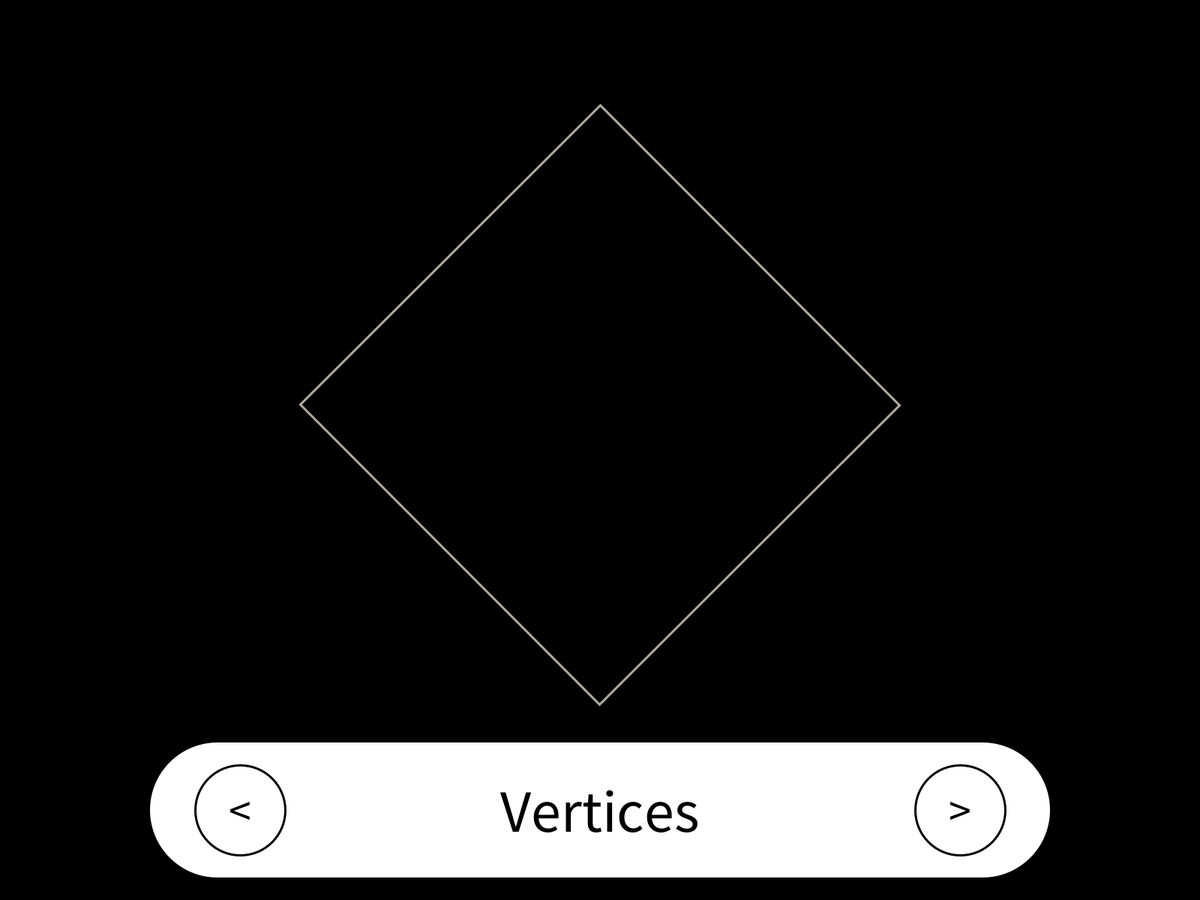
Frame 1 (no input)
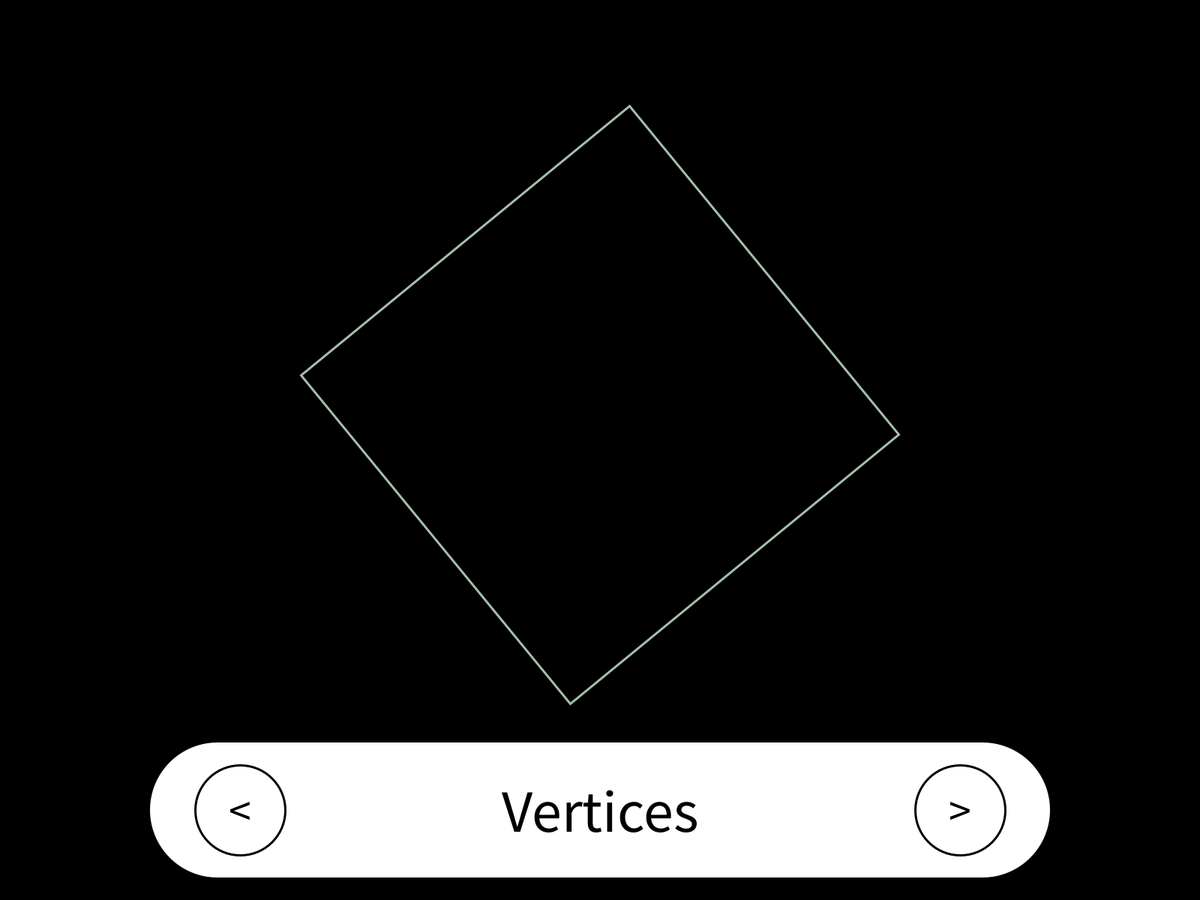
Frame 60 (the mouse pressed at the canvas centre just before this capture)
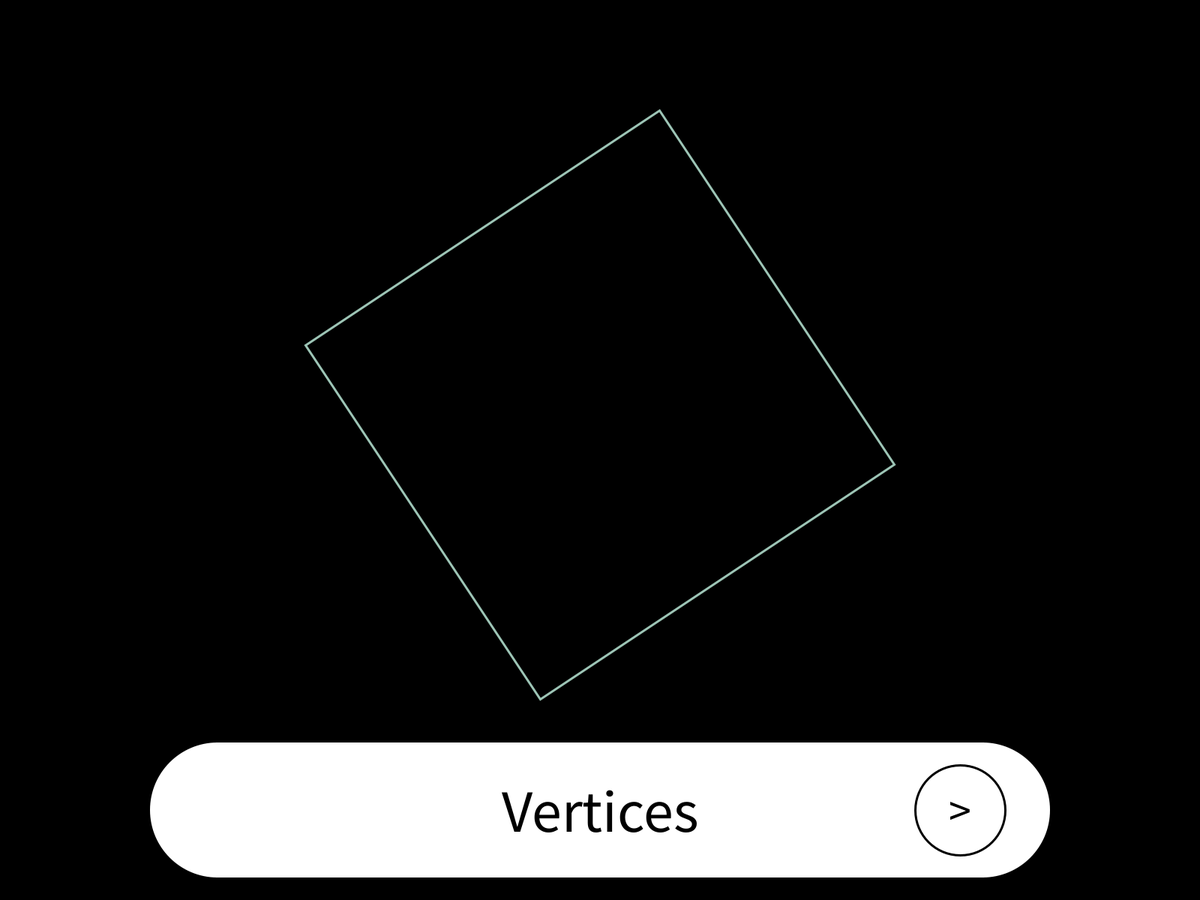
Frame 120 (the mouse held since frame 60 and released just before this capture)

The Processing sketch that drew these frames (run headless with seeded random() and noise(); from frame 60 on, the mouse is pressed at the canvas centre):

// Processing sketch: Polygons
// ── Polygons.pde
int adjust = 0;
boolean tap = false;
boolean showText;
int shortSide, longSide;
float moveToCentre = 0;

float bgX, bgY, bgW, bgH;

int r, g, b;

Property[] properties = new Property[4];
Button btnPrev, btnNext;

void setup() {
  
  orientation(PORTRAIT);
  fullScreen();
  smooth(4);
  textAlign(CENTER, CENTER);
  strokeWeight(2);
  shortSide = min(width, height);
  longSide = max(width, height);
  
  tap = true;
  showText = true;
  
  properties[0] = new Property("Vertices", 4, 3, 10, 0);
  properties[1] = new Property("Shapes", 1, 1, 30, 0);
  properties[2] = new Property("Shrink", 0, 0, 100, 0);
  properties[3] = new Property("Rotate", 100, -200, 200, 0);
  
  btnPrev = new Button("<", 0.2 * width, 0.9 * height, 0.05 * shortSide);
  btnNext = new Button(">", 0.8 * width, 0.9 * height, 0.05 * shortSide);
  
  bgX = btnPrev.getX() - btnPrev.getR() * 0.5;
  bgY = btnPrev.getY() - btnPrev.getR() * 1.5;
  bgW = btnNext.getX() - bgX + btnPrev.getR() * 0.5;
  bgH = (btnPrev.getR() * 2) + btnPrev.getR();
  
}

void draw() {
  
  background(0);
  
  // ##############################
  // Calculate colours
  
  r = 55 + floor(200 * noise(frameCount/600f));
  g = 55 + floor(200 * noise((frameCount + 1000)/600f));
  b = 55 + floor(200 * noise((frameCount + 1000000)/600f));
  
  // ##############################
  // Update currently selected variable
  
  if (mousePressed && properties[adjust].isActive()) {
    properties[adjust].update(mouseY);
  }
  
  // ##############################
  // Draw shapes
  
  float radius = 3*shortSide/9;
  
  int points = round(properties[0].getValue());
  int clones = round(properties[1].getValue());
  float shrink = (radius / clones) * (properties[2].getValue() / 100);
  
  float angle = 0;
  float deltaAngle = (properties[3].getValue() / 100) * 2 * PI / (points * clones);
  
  float x, y;
  
  noFill();
  stroke(r, g, b);
  strokeWeight(3);
  
  for (int i = 0; i < clones; i++) {
    float t = 0;
    
    beginShape();
    for (int j = 0; j < points; j++) {
      x = sin(t + angle - frameCount/600f) * radius;
      y = cos(t + angle - frameCount/600f) * radius;
      
      // move between 0.45 and 0.5 of the height depending on the visibility of the controls
      float yoff = (0.45 + (cos(moveToCentre)-1)*-0.5 * 0.05) * height;
      
      vertex(x + width/2, y + yoff);
      
      t += 2 * PI / points;
    }
    endShape(CLOSE);
    
    angle += deltaAngle;
    radius -= shrink;
  }
  
  // ##############################
  // Draw controls
  
  float bgOff = (cos(moveToCentre)-1)*-0.5 * (height - bgY);
  
  // Background
  noStroke();
  fill(255);
  rect(bgX, bgY + bgOff, bgW, bgH);
  ellipse(bgX, bgY + bgH/2 + bgOff, bgH, bgH);
  ellipse(bgX + bgW, bgY + bgH/2 + bgOff, bgH, bgH);
  
  // Variable name
  noStroke();
  fill(0);
  textSize(shortSide/15);
  text(properties[adjust].getName(), width/2, (0.9 * height) + bgOff);

  // Buttons
  btnPrev.draw(bgOff);
  btnNext.draw(bgOff);
  
  // ##############################
  // Increment offset of shapes
  
  // Stops incrementing once cos(moveToCentre) reaches a max or min
  if (abs(cos(moveToCentre)) != 1) {
    moveToCentre += PI/15;
  }
  
}

void mousePressed() {
  
  if (mouseY < 0.8 * height) {
    tap = true;
  } else {
    tap = false;
  }
  
  if (showText) {
    int max = properties.length - 1;
    
    if (btnPrev.isPressed()) {
      tap = false;
      adjust = constrain(adjust - 1, 0, max);
      
    } else if (btnNext.isPressed()) {
      tap = false;
      adjust = constrain(adjust + 1, 0, max);
      
    } else {
      properties[adjust].start(mouseY);
    }
    
    btnPrev.setActive(adjust > 0);
    btnNext.setActive(adjust < max);
  }
  
}

void mouseDragged() {
  
  tap = false;
  
}

void mouseReleased() {
  
  //if (tap && !btnPrev.isPressed() && !btnNext.isPressed()) {
  if (tap) {
    showText = !showText;
    
    // Reverse the direction that the y offset animation is acting in
    moveToCentre *= -1;
    // Increment once to start the incrementing in the draw loop
    moveToCentre += PI/15;
  }
  
  properties[adjust].stop();
  
}
// ── Button.pde
public class Button {
  
  private String label;
  private float x, y, r;
  private boolean active;
  
  public Button(String label, float x, float y, float r) {
    this.label = label;
    this.x = x;
    this.y = y;
    this.r = r;
    
    this.active = true;
  }
  
  public void setActive(boolean active) {
    this.active = active;
  }
  
  public void draw(float yoff) {
    if (active) {
      stroke(0);
      fill(255);
      ellipse(x, y + yoff, r*2, r*2);
      
      noStroke();
      fill(0);
      textSize(r);
      textAlign(CENTER, CENTER);
      text(label, x, y + yoff);
    }
  }
  
  public boolean isPressed() {
    return dist(mouseX, mouseY, x, y) <= r;
  }
  
  public float getX() {
    return x;
  }
  
  public float getY() {
    return y;
  }
  
  public float getR() {
    return r;
  }
  
}
// ── Property.pde
public class Property {
  
  private String name;
  private int precision;
  private float prevValue, value, min, max, origin;
  private boolean active;
  
  public Property(String name, float init, float min, float max, int precision) {
    this.name = name;
    this.value = init;
    this.min = min;
    this.max = max;
    this.precision = precision;
    
    prevValue = value;
    
    active = false;
  }
  
  public float getValue() {
    return value;
  }
  
  public String getFormattedValue() {
    return String.format(java.util.Locale.US,"%." + str(precision) + "f", value);
  }
  
  public void start(float pos) {
    active = true;
    origin = pos;
  }
  
  public void stop() {
    active = false;
    prevValue = value;
  }
  
  public boolean isActive() {
    return active;
  }
  
  public void update(float pos) {
    int factor = (int) pow(10, precision);
    this.value = round(constrain(prevValue + (pos - origin) / (1.5 * height / (min - max)), min, max) * factor) / factor;
  }
  
  public String getName() {
    return name;
  }
  
}
